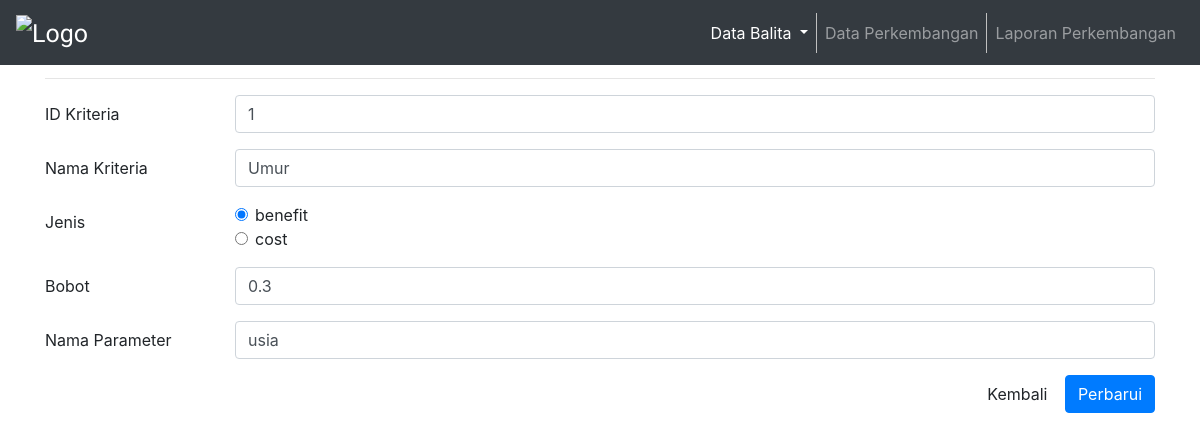
Screenshot of /admin/proses/edit-kriteria.php?id_kriteria=1 with the database file from the repository.
### tables this page shows
CREATE TABLE `kriteriasaw` (
  `id_kriteria` int(100) NOT NULL,
  `nama_kriteria` varchar(50) NOT NULL,
  `jenis` enum('cost','benefit') NOT NULL,
  `bobot` double NOT NULL,
  `nama_parameter` varchar(255) NOT NULL
);

### admin/proses/edit-kriteria.php (the view, shortened to what this page needs)
<?php
	include('../koneksi.php');
?>
<!DOCTYPE html>
<html lang="en">
<head>
    <link rel="stylesheet" href="https://maxcdn.bootstrapcdn.com/bootstrap/4.5.2/css/bootstrap.min.css">
    <link rel="stylesheet" href="https://cdnjs.cloudflare.com/ajax/libs/font-awesome/4.7.0/css/font-awesome.min.css">
</head>
<body>
    <nav class="navbar navbar-expand-md bg-dark navbar-dark fixed-top">
        <a class="navbar-brand">
            <img src="http://indihealth.com/indihealthcom/assets/images/products/5acf891ba61c4.png" alt="Logo"
                style="width:150px;"></a>
        <div class="collapse navbar-collapse" id="collapsibleNavbar">
            <ul class="navbar-nav ml-auto">
                <li class="nav-item dropdown active">
                    <a class="nav-link dropdown-toggle" href="#" id="navbarDropdown" role="button"
                        data-toggle="dropdown" aria-haspopup="true" aria-expanded="false">
                        Data Balita
                    </a>
                </li>
                <li class="nav-item">
                    <a class="nav-link" href="../index-perkembangan.php">Data Perkembangan</a>
                </li>
                <li class="nav-item">
                    <a class="nav-link" href="../laporan-perkembangan.php">Laporan Perkembangan</a>
                </li>
            </ul>
        </div>
    </nav>
    <br>
    <div class="container">
        <h2>Edit Data Kriteria</h2>
        <hr>
        <?php
		if(isset($_GET['id_kriteria'])){
			$id_kriteria = $_GET['id_kriteria'];
			$select = mysqli_query($koneksi, "SELECT * FROM kriteriasaw WHERE id_kriteria='$id_kriteria'") or die(mysqli_error($koneksi));
			if(mysqli_num_rows($select) == 0){
				echo '<div class="alert alert-warning">ID tidak ada dalam database.</div>';
				exit();
			}else{
				$data = mysqli_fetch_assoc($select);
			}
		}
        ?>
        <form action="edit-kriteria.php?id_kriteria=<?php echo $id_kriteria; ?>" method="post" autocomplete="off">
            <div class="form-group row">
                <label class="col-sm-2 col-form-label">ID Kriteria</label>
                <div class="col-sm-10">
                    <input type="text" name="id_kriteria" class="form-control" value="<?php echo $data['id_kriteria']; ?>"
                        required>
                </div>
            </div>
            <div class="form-group row">
                <label class="col-sm-2 col-form-label">Nama Kriteria</label>
                <div class="col-sm-10">
                    <input type="text" name="nama_kriteria" class="form-control"
                        value="<?php echo $data['nama_kriteria']; ?>" required>
                </div>
            </div>
            <div class="form-group row">
                <label class="col-sm-2 col-form-label">Jenis</label>
                <div class="col-sm-10">
                    <div class="form-check">
                        <input type="radio" class="form-check-input" name="jenis" value="benefit"
                            <?php if($data['jenis'] == 'benefit'){ echo 'checked'; } ?> required>
                        <label class="form-check-label">benefit</label>
                    </div>
                    <div class="form-check">
                        <input type="radio" class="form-check-input" name="jenis" value="cost"
                            <?php if($data['jenis'] == 'cost'){ echo 'checked'; } ?> required>
                        <label class="form-check-label">cost</label>
                    </div>
                </div>
            </div>
            <div class="form-group row">
                <label class="col-sm-2 col-form-label">Bobot</label>
                <div class="col-sm-10">
                    <input type="number" step="0.01" name="bobot" class="form-control" value="<?php echo $data['bobot']; ?>"
                        required>
                </div>
            </div>
            <div class="form-group row">
                <label class="col-sm-2 col-form-label">Nama Parameter</label>
                <div class="col-sm-10">
                    <input type="text" name="nama_parameter" class="form-control" value="<?php echo $data['nama_parameter']; ?>"
                        required>
                </div>
            </div>
            <div class="form-group text-right">
                <a href="../kriteria.php" class="btn btn-default">Kembali</a>
                <button type="submit" name="submit" class="btn btn-primary">Perbarui</button>
            </div>
        </form>
    </div>
</body>
</html>

### admin/proses/edit-kriteria.php (style rules this page uses)
.navbar-nav .nav-item:not(:last-child) { border-right: 1px solid silver; }
.navbar-brand { font-family: 'Roboto', sans-serif; font-size: 25px; margin: 0px; }

### rows the page displays
kriteriasaw: id_kriteria "1", nama_kriteria "Umur", jenis "☑", bobot "0.3", nama_parameter "usia"
